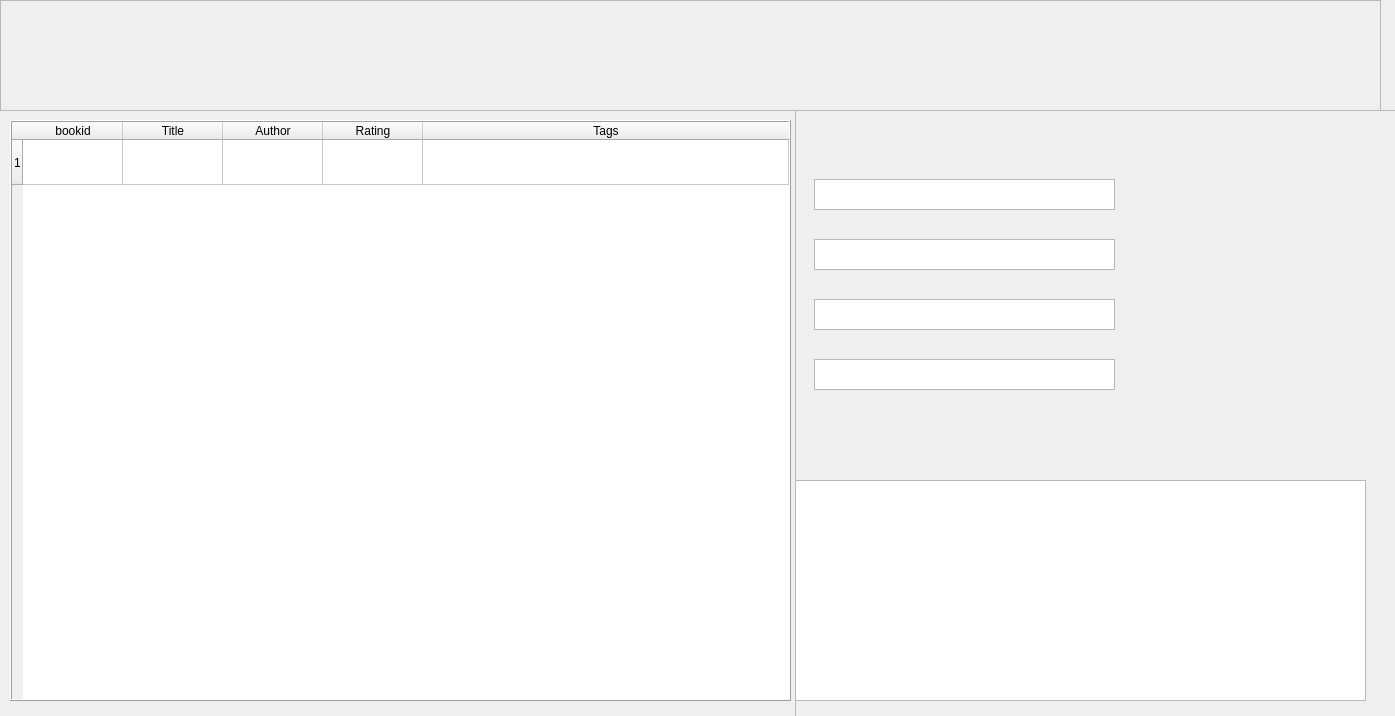
<?xml version="1.0" encoding="UTF-8"?>
<ui version="4.0">
 <class>MainWindow</class>
 <widget class="QMainWindow" name="MainWindow">
  <property name="windowModality">
   <enum>Qt::NonModal</enum>
  </property>
  <property name="geometry">
   <rect>
    <x>0</x>
    <y>0</y>
    <width>1395</width>
    <height>716</height>
   </rect>
  </property>
  <property name="minimumSize">
   <size>
    <width>1379</width>
    <height>698</height>
   </size>
  </property>
  <property name="contextMenuPolicy">
   <enum>Qt::ActionsContextMenu</enum>
  </property>
  <property name="acceptDrops">
   <bool>false</bool>
  </property>
  <property name="windowTitle">
   <string>MainWindow</string>
  </property>
  <property name="windowIcon">
   <iconset>
    <normaloff>icons/book.png</normaloff>icons/book.png</iconset>
  </property>
  <property name="autoFillBackground">
   <bool>false</bool>
  </property>
  <property name="styleSheet">
   <string notr="true"/>
  </property>
  <property name="documentMode">
   <bool>false</bool>
  </property>
  <widget class="QWidget" name="centralwidget">
   <widget class="QFrame" name="frame_3">
    <property name="geometry">
     <rect>
      <x>0</x>
      <y>0</y>
      <width>1381</width>
      <height>111</height>
     </rect>
    </property>
    <property name="frameShape">
     <enum>QFrame::StyledPanel</enum>
    </property>
    <property name="frameShadow">
     <enum>QFrame::Raised</enum>
    </property>
    <widget class="QPushButton" name="add_btn">
     <property name="geometry">
      <rect>
       <x>30</x>
       <y>20</y>
       <width>61</width>
       <height>61</height>
      </rect>
     </property>
     <property name="palette">
      <palette>
       <active>
        <colorrole role="Highlight">
         <brush brushstyle="SolidPattern">
          <color alpha="255">
           <red>113</red>
           <green>113</green>
           <blue>110</blue>
          </color>
         </brush>
        </colorrole>
        <colorrole role="Link">
         <brush brushstyle="SolidPattern">
          <color alpha="255">
           <red>14</red>
           <green>20</green>
           <blue>14</blue>
          </color>
         </brush>
        </colorrole>
       </active>
       <inactive>
        <colorrole role="Highlight">
         <brush brushstyle="SolidPattern">
          <color alpha="255">
           <red>113</red>
           <green>113</green>
           <blue>110</blue>
          </color>
         </brush>
        </colorrole>
        <colorrole role="Link">
         <brush brushstyle="SolidPattern">
          <color alpha="255">
           <red>14</red>
           <green>20</green>
           <blue>14</blue>
          </color>
         </brush>
        </colorrole>
       </inactive>
       <disabled>
        <colorrole role="Highlight">
         <brush brushstyle="SolidPattern">
          <color alpha="255">
           <red>51</red>
           <green>153</green>
           <blue>255</blue>
          </color>
         </brush>
        </colorrole>
        <colorrole role="Link">
         <brush brushstyle="SolidPattern">
          <color alpha="255">
           <red>14</red>
           <green>20</green>
           <blue>14</blue>
          </color>
         </brush>
        </colorrole>
       </disabled>
      </palette>
     </property>
     <property name="font">
      <font>
       <kerning>false</kerning>
      </font>
     </property>
     <property name="focusPolicy">
      <enum>Qt::NoFocus</enum>
     </property>
     <property name="toolTip">
      <string>Add New Book</string>
     </property>
     <property name="autoFillBackground">
      <bool>false</bool>
     </property>
     <property name="text">
      <string/>
     </property>
     <property name="icon">
      <iconset>
       <normaloff>icons/blue-plus-sign-md.png</normaloff>icons/blue-plus-sign-md.png</iconset>
     </property>
     <property name="iconSize">
      <size>
       <width>50</width>
       <height>75</height>
      </size>
     </property>
     <property name="checkable">
      <bool>false</bool>
     </property>
     <property name="autoRepeat">
      <bool>false</bool>
     </property>
     <property name="autoDefault">
      <bool>false</bool>
     </property>
     <property name="default">
      <bool>false</bool>
     </property>
     <property name="flat">
      <bool>true</bool>
     </property>
    </widget>
    <widget class="QPushButton" name="editbtn">
     <property name="geometry">
      <rect>
       <x>227</x>
       <y>20</y>
       <width>60</width>
       <height>61</height>
      </rect>
     </property>
     <property name="palette">
      <palette>
       <active>
        <colorrole role="Highlight">
         <brush brushstyle="SolidPattern">
          <color alpha="255">
           <red>113</red>
           <green>113</green>
           <blue>110</blue>
          </color>
         </brush>
        </colorrole>
        <colorrole role="Link">
         <brush brushstyle="SolidPattern">
          <color alpha="255">
           <red>14</red>
           <green>20</green>
           <blue>14</blue>
          </color>
         </brush>
        </colorrole>
       </active>
       <inactive>
        <colorrole role="Highlight">
         <brush brushstyle="SolidPattern">
          <color alpha="255">
           <red>113</red>
           <green>113</green>
           <blue>110</blue>
          </color>
         </brush>
        </colorrole>
        <colorrole role="Link">
         <brush brushstyle="SolidPattern">
          <color alpha="255">
           <red>14</red>
           <green>20</green>
           <blue>14</blue>
          </color>
         </brush>
        </colorrole>
       </inactive>
       <disabled>
        <colorrole role="Highlight">
         <brush brushstyle="SolidPattern">
          <color alpha="255">
           <red>51</red>
           <green>153</green>
           <blue>255</blue>
          </color>
         </brush>
        </colorrole>
        <colorrole role="Link">
         <brush brushstyle="SolidPattern">
          <color alpha="255">
           <red>14</red>
           <green>20</green>
           <blue>14</blue>
          </color>
         </brush>
        </colorrole>
       </disabled>
      </palette>
     </property>
     <property name="font">
      <font>
       <kerning>false</kerning>
      </font>
     </property>
     <property name="focusPolicy">
      <enum>Qt::NoFocus</enum>
     </property>
     <property name="toolTip">
      <string>Edit Book</string>
     </property>
     <property name="autoFillBackground">
      <bool>false</bool>
     </property>
     <property name="text">
      <string/>
     </property>
     <property name="icon">
      <iconset>
       <normaloff>icons/edit2.png</normaloff>icons/edit2.png</iconset>
     </property>
     <property name="iconSize">
      <size>
       <width>45</width>
       <height>65</height>
      </size>
     </property>
     <property name="checkable">
      <bool>false</bool>
     </property>
     <property name="autoRepeat">
      <bool>false</bool>
     </property>
     <property name="autoDefault">
      <bool>false</bool>
     </property>
     <property name="default">
      <bool>false</bool>
     </property>
     <property name="flat">
      <bool>true</bool>
     </property>
    </widget>
    <widget class="QPushButton" name="fullscreenbtn">
     <property name="geometry">
      <rect>
       <x>324</x>
       <y>20</y>
       <width>61</width>
       <height>61</height>
      </rect>
     </property>
     <property name="palette">
      <palette>
       <active>
        <colorrole role="Highlight">
         <brush brushstyle="SolidPattern">
          <color alpha="255">
           <red>113</red>
           <green>113</green>
           <blue>110</blue>
          </color>
         </brush>
        </colorrole>
        <colorrole role="Link">
         <brush brushstyle="SolidPattern">
          <color alpha="255">
           <red>14</red>
           <green>20</green>
           <blue>14</blue>
          </color>
         </brush>
        </colorrole>
       </active>
       <inactive>
        <colorrole role="Highlight">
         <brush brushstyle="SolidPattern">
          <color alpha="255">
           <red>113</red>
           <green>113</green>
           <blue>110</blue>
          </color>
         </brush>
        </colorrole>
        <colorrole role="Link">
         <brush brushstyle="SolidPattern">
          <color alpha="255">
           <red>14</red>
           <green>20</green>
           <blue>14</blue>
          </color>
         </brush>
        </colorrole>
       </inactive>
       <disabled>
        <colorrole role="Highlight">
         <brush brushstyle="SolidPattern">
          <color alpha="255">
           <red>51</red>
           <green>153</green>
           <blue>255</blue>
          </color>
         </brush>
        </colorrole>
        <colorrole role="Link">
         <brush brushstyle="SolidPattern">
          <color alpha="255">
           <red>14</red>
           <green>20</green>
           <blue>14</blue>
          </color>
         </brush>
        </colorrole>
       </disabled>
      </palette>
     </property>
     <property name="font">
      <font>
       <kerning>false</kerning>
      </font>
     </property>
     <property name="focusPolicy">
      <enum>Qt::NoFocus</enum>
     </property>
     <property name="toolTip">
      <string>Full Screen</string>
     </property>
     <property name="autoFillBackground">
      <bool>false</bool>
     </property>
     <property name="text">
      <string/>
     </property>
     <property name="icon">
      <iconset>
       <normaloff>icons/monitor.png</normaloff>icons/monitor.png</iconset>
     </property>
     <property name="iconSize">
      <size>
       <width>45</width>
       <height>65</height>
      </size>
     </property>
     <property name="checkable">
      <bool>false</bool>
     </property>
     <property name="autoRepeat">
      <bool>false</bool>
     </property>
     <property name="autoDefault">
      <bool>false</bool>
     </property>
     <property name="default">
      <bool>false</bool>
     </property>
     <property name="flat">
      <bool>true</bool>
     </property>
    </widget>
    <widget class="QPushButton" name="delbtn">
     <property name="geometry">
      <rect>
       <x>130</x>
       <y>20</y>
       <width>61</width>
       <height>61</height>
      </rect>
     </property>
     <property name="palette">
      <palette>
       <active>
        <colorrole role="Highlight">
         <brush brushstyle="SolidPattern">
          <color alpha="255">
           <red>113</red>
           <green>113</green>
           <blue>110</blue>
          </color>
         </brush>
        </colorrole>
        <colorrole role="Link">
         <brush brushstyle="SolidPattern">
          <color alpha="255">
           <red>14</red>
           <green>20</green>
           <blue>14</blue>
          </color>
         </brush>
        </colorrole>
       </active>
       <inactive>
        <colorrole role="Highlight">
         <brush brushstyle="SolidPattern">
          <color alpha="255">
           <red>113</red>
           <green>113</green>
           <blue>110</blue>
          </color>
         </brush>
        </colorrole>
        <colorrole role="Link">
         <brush brushstyle="SolidPattern">
          <color alpha="255">
           <red>14</red>
           <green>20</green>
           <blue>14</blue>
          </color>
         </brush>
        </colorrole>
       </inactive>
       <disabled>
        <colorrole role="Highlight">
         <brush brushstyle="SolidPattern">
          <color alpha="255">
           <red>51</red>
           <green>153</green>
           <blue>255</blue>
          </color>
         </brush>
        </colorrole>
        <colorrole role="Link">
         <brush brushstyle="SolidPattern">
          <color alpha="255">
           <red>14</red>
           <green>20</green>
           <blue>14</blue>
          </color>
         </brush>
        </colorrole>
       </disabled>
      </palette>
     </property>
     <property name="font">
      <font>
       <kerning>false</kerning>
      </font>
     </property>
     <property name="focusPolicy">
      <enum>Qt::NoFocus</enum>
     </property>
     <property name="toolTip">
      <string>Delete Book</string>
     </property>
     <property name="autoFillBackground">
      <bool>false</bool>
     </property>
     <property name="text">
      <string/>
     </property>
     <property name="icon">
      <iconset>
       <normaloff>icons/cross.png</normaloff>icons/cross.png</iconset>
     </property>
     <property name="iconSize">
      <size>
       <width>50</width>
       <height>75</height>
      </size>
     </property>
     <property name="checkable">
      <bool>false</bool>
     </property>
     <property name="autoRepeat">
      <bool>false</bool>
     </property>
     <property name="autoDefault">
      <bool>false</bool>
     </property>
     <property name="default">
      <bool>false</bool>
     </property>
     <property name="flat">
      <bool>true</bool>
     </property>
    </widget>
    <widget class="QPushButton" name="aboutbtn">
     <property name="geometry">
      <rect>
       <x>420</x>
       <y>18</y>
       <width>60</width>
       <height>61</height>
      </rect>
     </property>
     <property name="palette">
      <palette>
       <active>
        <colorrole role="Highlight">
         <brush brushstyle="SolidPattern">
          <color alpha="255">
           <red>113</red>
           <green>113</green>
           <blue>110</blue>
          </color>
         </brush>
        </colorrole>
        <colorrole role="Link">
         <brush brushstyle="SolidPattern">
          <color alpha="255">
           <red>14</red>
           <green>20</green>
           <blue>14</blue>
          </color>
         </brush>
        </colorrole>
       </active>
       <inactive>
        <colorrole role="Highlight">
         <brush brushstyle="SolidPattern">
          <color alpha="255">
           <red>113</red>
           <green>113</green>
           <blue>110</blue>
          </color>
         </brush>
        </colorrole>
        <colorrole role="Link">
         <brush brushstyle="SolidPattern">
          <color alpha="255">
           <red>14</red>
           <green>20</green>
           <blue>14</blue>
          </color>
         </brush>
        </colorrole>
       </inactive>
       <disabled>
        <colorrole role="Highlight">
         <brush brushstyle="SolidPattern">
          <color alpha="255">
           <red>51</red>
           <green>153</green>
           <blue>255</blue>
          </color>
         </brush>
        </colorrole>
        <colorrole role="Link">
         <brush brushstyle="SolidPattern">
          <color alpha="255">
           <red>14</red>
           <green>20</green>
           <blue>14</blue>
          </color>
         </brush>
        </colorrole>
       </disabled>
      </palette>
     </property>
     <property name="font">
      <font>
       <kerning>false</kerning>
      </font>
     </property>
     <property name="focusPolicy">
      <enum>Qt::NoFocus</enum>
     </property>
     <property name="toolTip">
      <string>About This App</string>
     </property>
     <property name="autoFillBackground">
      <bool>false</bool>
     </property>
     <property name="text">
      <string/>
     </property>
     <property name="icon">
      <iconset>
       <normaloff>icons/cavalry.png</normaloff>icons/cavalry.png</iconset>
     </property>
     <property name="iconSize">
      <size>
       <width>45</width>
       <height>65</height>
      </size>
     </property>
     <property name="checkable">
      <bool>false</bool>
     </property>
     <property name="autoRepeat">
      <bool>false</bool>
     </property>
     <property name="autoDefault">
      <bool>false</bool>
     </property>
     <property name="default">
      <bool>false</bool>
     </property>
     <property name="flat">
      <bool>true</bool>
     </property>
    </widget>
   </widget>
   <widget class="QWidget" name="">
    <property name="geometry">
     <rect>
      <x>0</x>
      <y>110</y>
      <width>1681</width>
      <height>681</height>
     </rect>
    </property>
    <layout class="QHBoxLayout" name="horizontalLayout">
     <property name="sizeConstraint">
      <enum>QLayout::SetMaximumSize</enum>
     </property>
     <item>
      <widget class="QFrame" name="frame">
       <property name="frameShape">
        <enum>QFrame::NoFrame</enum>
       </property>
       <property name="frameShadow">
        <enum>QFrame::Raised</enum>
       </property>
       <property name="lineWidth">
        <number>0</number>
       </property>
       <widget class="QTableWidget" name="table">
        <property name="enabled">
         <bool>true</bool>
        </property>
        <property name="geometry">
         <rect>
          <x>10</x>
          <y>10</y>
          <width>781</width>
          <height>581</height>
         </rect>
        </property>
        <property name="sizePolicy">
         <sizepolicy hsizetype="Preferred" vsizetype="Preferred">
          <horstretch>0</horstretch>
          <verstretch>0</verstretch>
         </sizepolicy>
        </property>
        <property name="font">
         <font>
          <pointsize>9</pointsize>
         </font>
        </property>
        <property name="contextMenuPolicy">
         <enum>Qt::ActionsContextMenu</enum>
        </property>
        <property name="acceptDrops">
         <bool>false</bool>
        </property>
        <property name="layoutDirection">
         <enum>Qt::LeftToRight</enum>
        </property>
        <property name="autoFillBackground">
         <bool>false</bool>
        </property>
        <property name="frameShape">
         <enum>QFrame::Box</enum>
        </property>
        <property name="frameShadow">
         <enum>QFrame::Raised</enum>
        </property>
        <property name="sizeAdjustPolicy">
         <enum>QAbstractScrollArea::AdjustToContents</enum>
        </property>
        <property name="editTriggers">
         <set>QAbstractItemView::NoEditTriggers</set>
        </property>
        <property name="dragEnabled">
         <bool>true</bool>
        </property>
        <property name="alternatingRowColors">
         <bool>true</bool>
        </property>
        <property name="selectionBehavior">
         <enum>QAbstractItemView::SelectRows</enum>
        </property>
        <property name="showGrid">
         <bool>true</bool>
        </property>
        <property name="gridStyle">
         <enum>Qt::SolidLine</enum>
        </property>
        <property name="sortingEnabled">
         <bool>true</bool>
        </property>
        <property name="cornerButtonEnabled">
         <bool>false</bool>
        </property>
        <property name="rowCount">
         <number>1</number>
        </property>
        <attribute name="horizontalHeaderVisible">
         <bool>true</bool>
        </attribute>
        <attribute name="horizontalHeaderCascadingSectionResizes">
         <bool>false</bool>
        </attribute>
        <attribute name="horizontalHeaderMinimumSectionSize">
         <number>45</number>
        </attribute>
        <attribute name="horizontalHeaderStretchLastSection">
         <bool>true</bool>
        </attribute>
        <attribute name="verticalHeaderDefaultSectionSize">
         <number>45</number>
        </attribute>
        <attribute name="verticalHeaderStretchLastSection">
         <bool>false</bool>
        </attribute>
        <row/>
        <column>
         <property name="text">
          <string>bookid</string>
         </property>
        </column>
        <column>
         <property name="text">
          <string>Title</string>
         </property>
        </column>
        <column>
         <property name="text">
          <string>Author</string>
         </property>
        </column>
        <column>
         <property name="text">
          <string>Rating</string>
         </property>
        </column>
        <column>
         <property name="text">
          <string>Tags</string>
         </property>
        </column>
       </widget>
       <widget class="QFrame" name="frame_2">
        <property name="geometry">
         <rect>
          <x>795</x>
          <y>0</y>
          <width>881</width>
          <height>791</height>
         </rect>
        </property>
        <property name="sizeIncrement">
         <size>
          <width>0</width>
          <height>40</height>
         </size>
        </property>
        <property name="frameShape">
         <enum>QFrame::StyledPanel</enum>
        </property>
        <property name="frameShadow">
         <enum>QFrame::Raised</enum>
        </property>
        <widget class="QLabel" name="label_2">
         <property name="geometry">
          <rect>
           <x>360</x>
           <y>20</y>
           <width>201</width>
           <height>331</height>
          </rect>
         </property>
         <property name="sizePolicy">
          <sizepolicy hsizetype="Preferred" vsizetype="Preferred">
           <horstretch>0</horstretch>
           <verstretch>0</verstretch>
          </sizepolicy>
         </property>
         <property name="cursor">
          <cursorShape>ArrowCursor</cursorShape>
         </property>
         <property name="mouseTracking">
          <bool>false</bool>
         </property>
         <property name="contextMenuPolicy">
          <enum>Qt::NoContextMenu</enum>
         </property>
         <property name="autoFillBackground">
          <bool>false</bool>
         </property>
         <property name="frameShape">
          <enum>QFrame::NoFrame</enum>
         </property>
         <property name="frameShadow">
          <enum>QFrame::Plain</enum>
         </property>
         <property name="text">
          <string/>
         </property>
         <property name="pixmap">
          <pixmap>covers/cover2353.png</pixmap>
         </property>
         <property name="scaledContents">
          <bool>true</bool>
         </property>
         <property name="wordWrap">
          <bool>false</bool>
         </property>
        </widget>
        <widget class="QTextBrowser" name="commentslabel">
         <property name="geometry">
          <rect>
           <x>0</x>
           <y>370</y>
           <width>571</width>
           <height>221</height>
          </rect>
         </property>
         <property name="font">
          <font>
           <family>Cambria</family>
           <pointsize>13</pointsize>
          </font>
         </property>
         <property name="frameShape">
          <enum>QFrame::StyledPanel</enum>
         </property>
         <property name="frameShadow">
          <enum>QFrame::Plain</enum>
         </property>
         <property name="lineWidth">
          <number>0</number>
         </property>
         <property name="horizontalScrollBarPolicy">
          <enum>Qt::ScrollBarAlwaysOff</enum>
         </property>
        </widget>
        <widget class="QStackedWidget" name="stackedWidget">
         <property name="geometry">
          <rect>
           <x>9</x>
           <y>59</y>
           <width>341</width>
           <height>301</height>
          </rect>
         </property>
         <property name="currentIndex">
          <number>0</number>
         </property>
         <widget class="QWidget" name="page">
          <widget class="QTextBrowser" name="titlelabel">
           <property name="geometry">
            <rect>
             <x>10</x>
             <y>10</y>
             <width>301</width>
             <height>31</height>
            </rect>
           </property>
           <property name="font">
            <font>
             <pointsize>12</pointsize>
            </font>
           </property>
          </widget>
          <widget class="QTextBrowser" name="authorlabel">
           <property name="geometry">
            <rect>
             <x>10</x>
             <y>70</y>
             <width>301</width>
             <height>31</height>
            </rect>
           </property>
           <property name="font">
            <font>
             <pointsize>12</pointsize>
            </font>
           </property>
          </widget>
          <widget class="QTextBrowser" name="tagslabel">
           <property name="geometry">
            <rect>
             <x>10</x>
             <y>130</y>
             <width>301</width>
             <height>31</height>
            </rect>
           </property>
           <property name="font">
            <font>
             <pointsize>12</pointsize>
            </font>
           </property>
          </widget>
          <widget class="QTextBrowser" name="ratinglabel">
           <property name="geometry">
            <rect>
             <x>10</x>
             <y>190</y>
             <width>301</width>
             <height>31</height>
            </rect>
           </property>
           <property name="font">
            <font>
             <pointsize>12</pointsize>
            </font>
           </property>
          </widget>
         </widget>
         <widget class="QWidget" name="page_2"/>
        </widget>
       </widget>
      </widget>
     </item>
    </layout>
   </widget>
  </widget>
 </widget>
 <resources>
  <include location="../fusion-qt4-4531c2274371/fusion.qrc"/>
 </resources>
 <connections/>
</ui>
